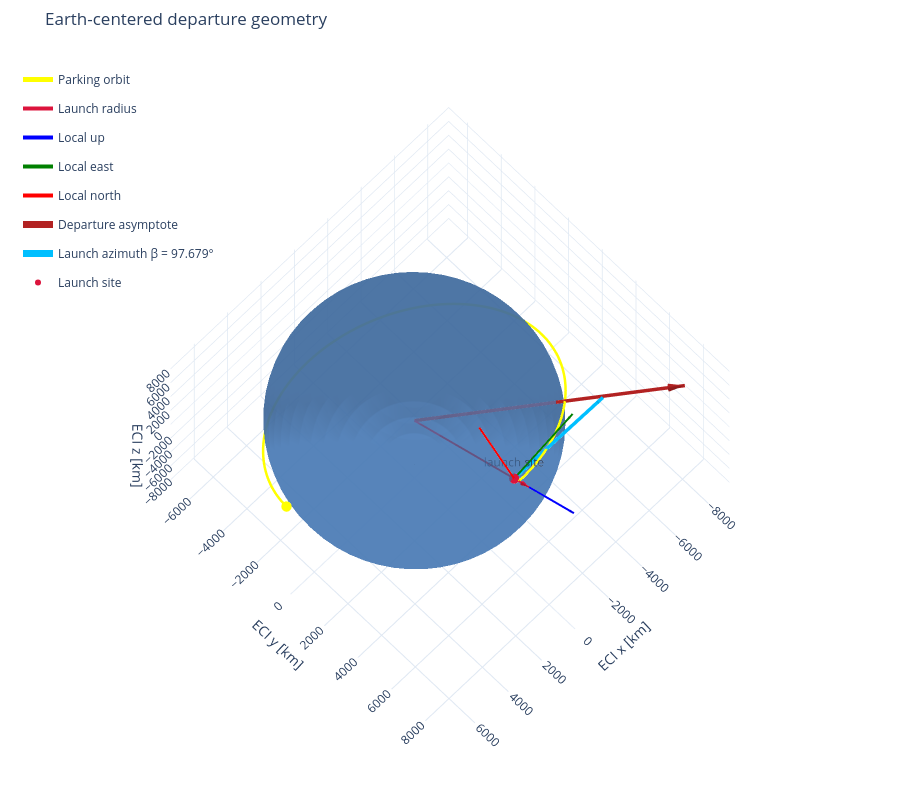

The code cell stored with this chart in its notebook:
### Code cell
# No delay
t_arr = np.linspace(0, 65 * MIN_TO_SEC, 100000)
result = solve_ivp(lambda t,s: two_body(s), (t_arr[0], t_arr[-1]), np.concatenate((r0, v0)), t_eval=t_arr, rtol=1e-9,atol=1e-12)

fig = plot_earth_departure(
    v_dep_eci, launch_lat_deg, launch_lon_deg,
    alpha_launch=alpha_launch,
    traces=result.y[:3].T, t_arrs=result.t, labels="Parking orbit",

    show=False,
    elev=70
)
# fig.show(renderer="png")
fig.show()

### Figure 1 — Plotly figure (JSON) as saved in the notebook; plotly's stock layout.template omitted (floating-point values rounded to 4 significant figures; data arrays with more than 128 entries replaced by an {"elided": "..."} marker saying what was removed)
{"data": [{"colorscale": [[0, "#4f81bd"], [1, "#4f81bd"]], "hoverinfo": "skip", "name": "Earth", "opacity": 0.75, "showlegend": false, "showscale": false, "type": "surface", "x": {"elided": "60x30 float values"}, "y": {"elided": "60x30 float values"}, "z": {"elided": "60x30 float values"}}, {"legendgroup": "Parking orbit", "line": {"color": "#ffff00", "width": 5}, "mode": "lines", "name": "Parking orbit", "type": "scatter3d", "x": {"elided": "100000 float values"}, "y": {"elided": "100000 float values"}, "z": {"elided": "100000 float values"}}, {"legendgroup": "Parking orbit", "marker": {"color": "#ffff00", "size": 6}, "mode": "markers", "name": "Parking orbit End", "showlegend": false, "type": "scatter3d", "x": [6591.0], "y": [-1072.0], "z": [86.02]}, {"legendgroup": "vector-0", "line": {"color": "crimson", "width": 4}, "mode": "lines", "name": "Launch radius", "type": "scatter3d", "x": [0, -500.8], "y": [0, 6317.0], "z": [0, 3693.0]}, {"anchor": "tip", "colorscale": [[0, "crimson"], [1, "crimson"]], "hoverinfo": "skip", "legendgroup": "vector-0", "name": "Launch radius arrowhead", "showlegend": false, "showscale": false, "sizemode": "absolute", "sizeref": 440.1, "type": "cone", "u": [-0.06828], "v": [0.8613], "w": [0.5035], "x": [-500.8], "y": [6317.0], "z": [3693.0]}, {"legendgroup": "vector-1", "line": {"color": "blue", "width": 4}, "mode": "lines", "name": "Local up", "type": "scatter3d", "x": [-435.5, -696.8], "y": [5493.0, 8789.0], "z": [3211.0, 5138.0]}, {"anchor": "tip", "colorscale": [[0, "blue"], [1, "blue"]], "hoverinfo": "skip", "legendgroup": "vector-1", "name": "Local up arrowhead", "showlegend": false, "showscale": false, "sizemode": "absolute", "sizeref": 229.6, "type": "cone", "u": [-0.06828], "v": [0.8613], "w": [0.5035], "x": [-696.8], "y": [8789.0], "z": [5138.0]}, {"legendgroup": "vector-2", "line": {"color": "green", "width": 4}, "mode": "lines", "name": "Local east", "type": "scatter3d", "x": [-435.5, -4250.0], "y": [5493.0, 5191.0], "z": [3211.0, 3211.0]}, {"anchor": "tip", "colorscale": [[0, "green"], [1, "green"]], "hoverinfo": "skip", "legendgroup": "vector-2", "name": "Local east arrowhead", "showlegend": false, "showscale": false, "sizemode": "absolute", "sizeref": 229.6, "type": "cone", "u": [-0.9969], "v": [-0.07903], "w": [0], "x": [-4250.0], "y": [5191.0], "z": [3211.0]}, {"legendgroup": "vector-3", "line": {"color": "red", "width": 4}, "mode": "lines", "name": "Local north", "type": "scatter3d", "x": [-435.5, -283.2], "y": [5493.0, 3572.0], "z": [3211.0, 6518.0]}, {"anchor": "tip", "colorscale": [[0, "red"], [1, "red"]], "hoverinfo": "skip", "legendgroup": "vector-3", "name": "Local north arrowhead", "showlegend": false, "showscale": false, "sizemode": "absolute", "sizeref": 229.6, "type": "cone", "u": [0.03979], "v": [-0.5019], "w": [0.864], "x": [-283.2], "y": [3572.0], "z": [6518.0]}, {"legendgroup": "vector-4", "line": {"color": "firebrick", "width": 7}, "mode": "lines", "name": "Departure asymptote", "type": "scatter3d", "x": [0, -8420.0], "y": [0, 7726.0], "z": [0, 3662.0]}, {"anchor": "tip", "colorscale": [[0, "firebrick"], [1, "firebrick"]], "hoverinfo": "skip", "legendgroup": "vector-4", "name": "Departure asymptote arrowhead", "showlegend": false, "showscale": false, "sizemode": "absolute", "sizeref": 720, "type": "cone", "u": [-0.7017], "v": [0.6438], "w": [0.3052], "x": [-8420.0], "y": [7726.0], "z": [3662.0]}, {"legendgroup": "vector-5", "line": {"color": "deepskyblue", "width": 7}, "mode": "lines", "name": "Launch azimuth β = 97.679°", "type": "scatter3d", "x": [-435.5, -5820.0], "y": [5493.0, 5432.0], "z": [3211.0, 2586.0]}, {"anchor": "tip", "colorscale": [[0, "deepskyblue"], [1, "deepskyblue"]], "hoverinfo": "skip", "legendgroup": "vector-5", "name": "Launch azimuth β = 97.679° arrowhead", "showlegend": false, "showscale": false, "sizemode": "absolute", "sizeref": 325.3, "type": "cone", "u": [-0.9933], "v": [-0.01125], "w": [-0.1154], "x": [-5820.0], "y": [5432.0], "z": [2586.0]}, {"marker": {"color": "crimson", "size": 6}, "mode": "markers+text", "name": "Launch site", "text": ["launch site"], "textposition": "top center", "type": "scatter3d", "x": [-435.5], "y": [5493.0], "z": [3211.0]}], "layout": {"height": 800, "legend": {"bgcolor": "rgba(0,0,0,0)", "borderwidth": 0, "x": 0.02, "y": 0.98}, "margin": {"b": 0, "l": 0, "r": 0, "t": 50}, "scene": {"aspectmode": "data", "camera": {"eye": {"x": 0.7255, "y": 0.7255, "z": 2.819}, "projection": {"type": "orthographic"}, "up": {"x": -0.6645, "y": -0.6645, "z": 0.342}}, "xaxis": {"range": [-9250.0, 7421.0], "title": {"text": "ECI x [km]"}}, "yaxis": {"range": [-7124.0, 9547.0], "title": {"text": "ECI y [km]"}}, "zaxis": {"range": [-8266.0, 8405.0], "title": {"text": "ECI z [km]"}}}, "title": {"text": "Earth-centered departure geometry"}}}
